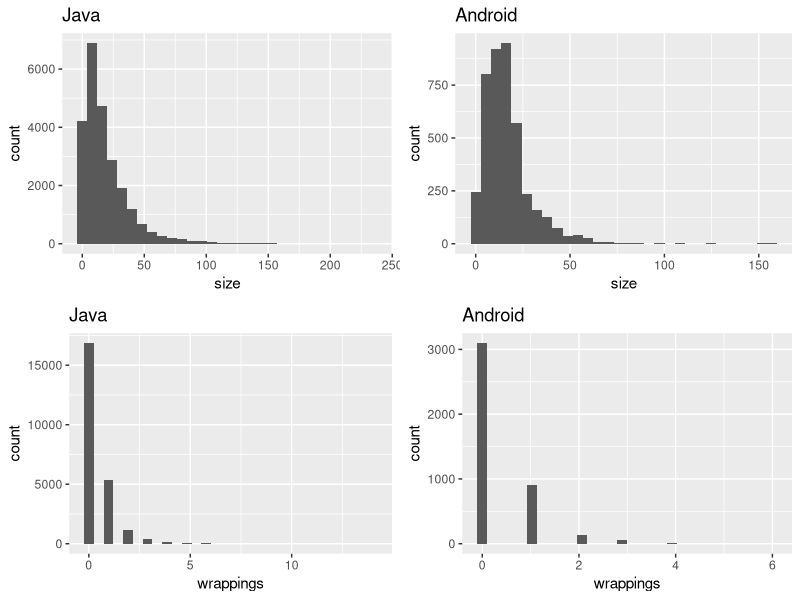

Recreate this plot in R.
library(ggplot2)
library(reshape)
library(plyr)

data <- read.csv('stack-sizes.csv')

multiplot <- function(..., plotlist=NULL, file, cols=1, layout=NULL) {
  require(grid)

  # Make a list from the ... arguments and plotlist
  plots <- c(list(...), plotlist)

  numPlots = length(plots)

  # If layout is NULL, then use 'cols' to determine layout
  if (is.null(layout)) {
    # Make the panel
    # ncol: Number of columns of plots
    # nrow: Number of rows needed, calculated from # of cols
    layout <- matrix(seq(1, cols * ceiling(numPlots/cols)),
                    ncol = cols, nrow = ceiling(numPlots/cols))
  }

 if (numPlots==1) {
    print(plots[[1]])

  } else {
    # Set up the page
    grid.newpage()
    pushViewport(viewport(layout = grid.layout(nrow(layout), ncol(layout))))

    # Make each plot, in the correct location
    for (i in 1:numPlots) {
      # Get the i,j matrix positions of the regions that contain this subplot
      matchidx <- as.data.frame(which(layout == i, arr.ind = TRUE))

      print(plots[[i]], vp = viewport(layout.pos.row = matchidx$row,
                                      layout.pos.col = matchidx$col))
    }
  }
}

p1 <- ggplot(subset(data, type == 'java')) + 
      aes(x = size) + 
      geom_histogram(bin = 5) +
      ggtitle("Java")
p2 <- ggplot(subset(data, type == 'android')) + 
      aes(x = size) + 
      geom_histogram(bin = 5) +
      ggtitle("Android")

p3 <- ggplot(subset(data, type == 'java')) + 
      aes(x = wrappings) + 
      geom_histogram() +
      ggtitle("Java")
p4 <- ggplot(subset(data, type == 'android')) + 
      aes(x = wrappings) + 
      geom_histogram() +
      ggtitle("Android")

pdf("stack-size-wrappings-hist.pdf")
multiplot(p1, p3, p2, p4, cols = 2)
dev.off()
